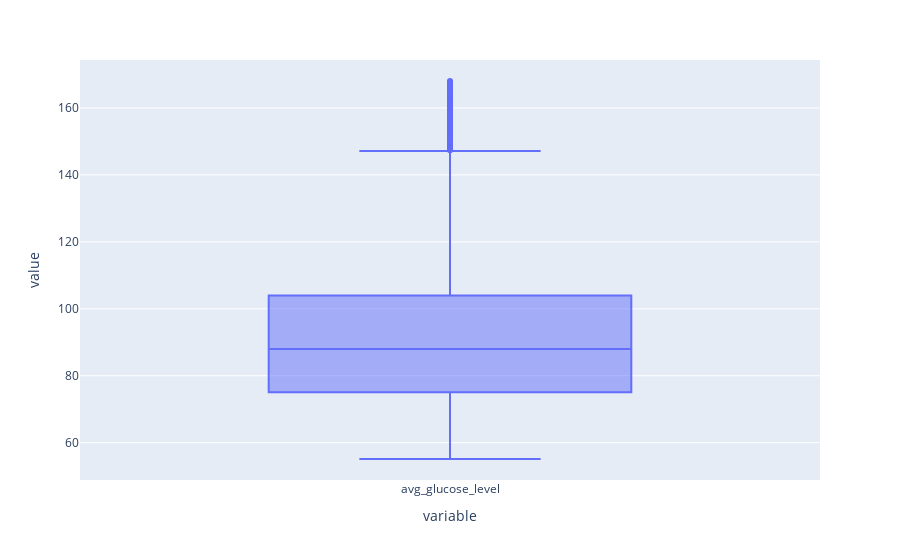

The code cell stored with this chart in its notebook:
### Code cell
import plotly.express as px
fig = px.box(new_clean_df['avg_glucose_level'])
fig.show()

### Figure 1 — Plotly figure (JSON) as saved in the notebook; plotly's stock layout.template omitted (floating-point values rounded to 4 significant figures; data arrays with more than 128 entries replaced by an {"elided": "..."} marker saying what was removed)
{"data": [{"alignmentgroup": "True", "hovertemplate": "variable=%{x}<br>value=%{y}<extra></extra>", "legendgroup": "", "marker": {"color": "#636efa"}, "name": "", "notched": false, "offsetgroup": "", "orientation": "v", "showlegend": false, "type": "box", "x": {"elided": "4339 str values"}, "x0": " ", "xaxis": "x", "y": {"elided": "4339 float values"}, "y0": " ", "yaxis": "y"}], "layout": {"boxmode": "group", "legend": {"tracegroupgap": 0}, "margin": {"t": 60}, "xaxis": {"anchor": "y", "domain": [0, 1], "title": {"text": "variable"}}, "yaxis": {"anchor": "x", "domain": [0, 1], "title": {"text": "value"}}}}
